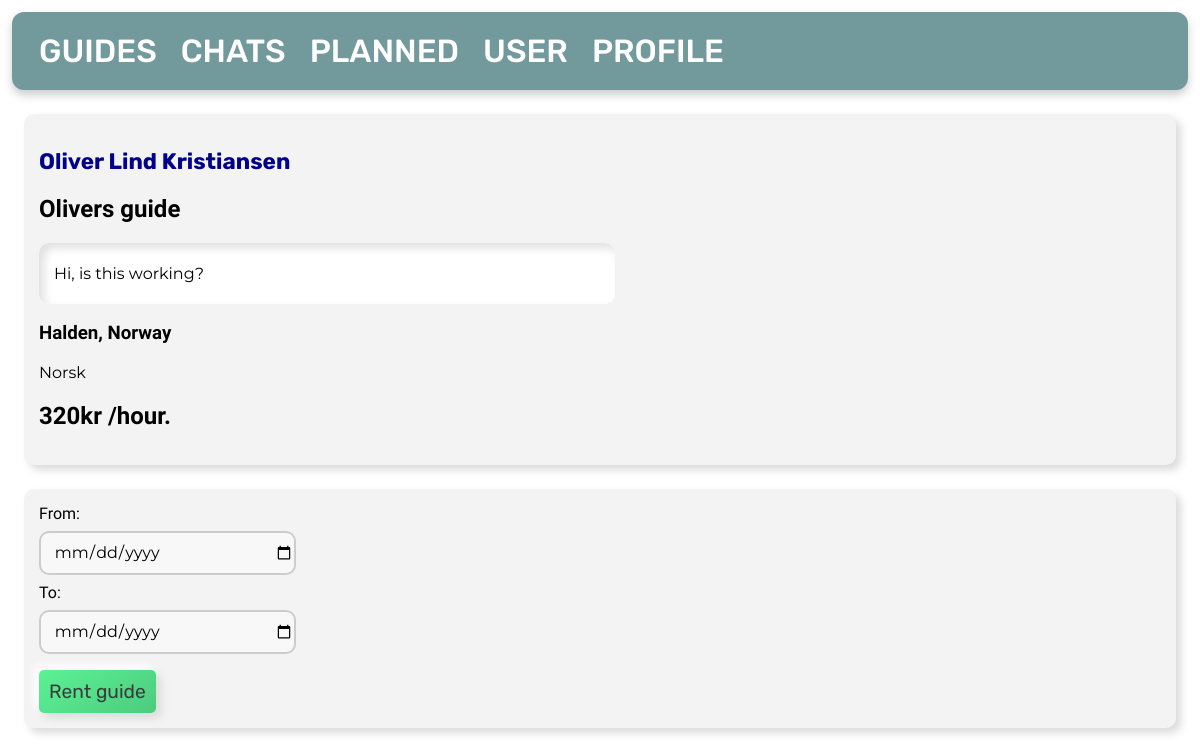
Page /1/rent/ on the earlier database version.
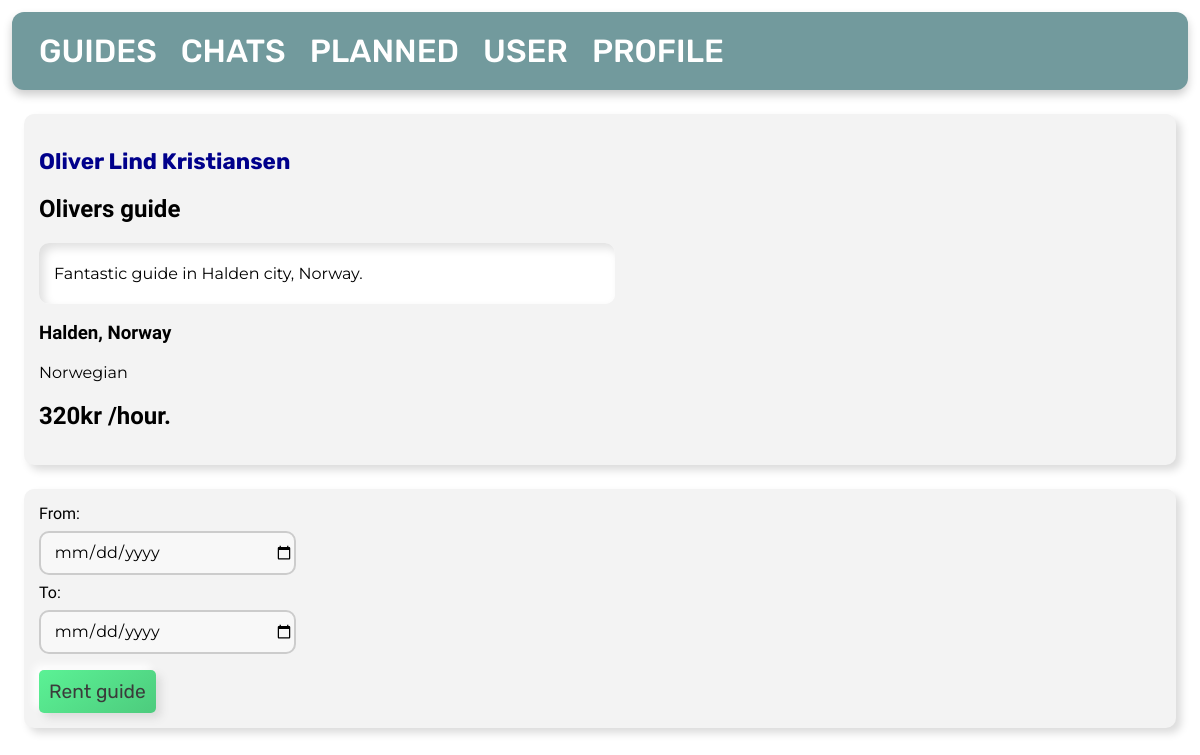
Same page on the later database version.
### tables this page shows
CREATE TABLE posts
(
    id       INTEGER PRIMARY KEY AUTOINCREMENT,
    byUser   INTEGER,
    created  TIMESTAMP NOT NULL DEFAULT CURRENT_TIMESTAMP,
    title    TEXT      NOT NULL,
    content  TEXT      NOT NULL,
    country  TEXT      NOT NULL,
    city     TEXT      NOT NULL,
    language TEXT,
    price    INTEGER   NOT NULL,
    type     TEXT,
    FOREIGN KEY (byUser) REFERENCES user (id)
);

### app.py (the view, shortened to what this page needs)
@app.route('/<int:id>/rent/', methods=('GET', 'POST'))
def rent(id):
    global user_id
    db = get_db_connection()
    posts = db.execute('SELECT * FROM posts, user WHERE posts.id = ? AND posts.byUser = user.id', (id,)).fetchone()
    return render_template('rent-guide.html', posts=posts)

### app.py (called while the page is built)
def get_db_connection():
    db = sqlite3.connect('database.db')
    db.row_factory = sqlite3.Row
    return db

### templates/rent-guide.html
{% extends 'base.html' %}
{% block content %}
    <div class='post'>
        <h3>
            <a id="profile"
               href="{{ url_for('viewProfile', id=posts['id'], u=posts['byUser']) }}">{{ posts['firstname'] }} {{ posts['lastname'] }}
            </a>
        </h3>
        <h2>{{ posts['title'] }}</h2>
        <div id="textsec">
            <p>{{ posts['content'] }}</p>
        </div>
        <h3>{{ posts['city'] }}, {{ posts['country'] }}</h3>
        <p>{{ posts['language'] }}</p>
        <h2>{{ posts['price'] }}kr /hour.</h2>
    </div>
    <div class="post">
        <form method="post">
            <label for="from">
                From:
                <br>
                <input type="date" name="from"
                       value="{{ request.form['from'] }}">
            </label>
            <br>
            <label for="to">
                To:
                <br>
                <input type="date" name="to"
                       value="{{ request.form['to'] }}">
            </label>
            <br>
            <button id="button" type="submit">Rent guide</button>
        </form>
    </div>
{% endblock %}

Differences in the rows shown:
changed posts "Olivers guide": content "Hi, is this working?" → "Fantastic guide in Halden city, Norway."; language "Norsk" → "Norwegian"
